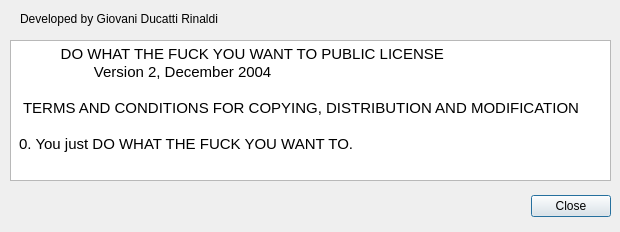
<?xml version="1.0" encoding="UTF-8"?>
<ui version="4.0">
 <class>DialogAbout</class>
 <widget class="QDialog" name="DialogAbout">
  <property name="geometry">
   <rect>
    <x>0</x>
    <y>0</y>
    <width>620</width>
    <height>232</height>
   </rect>
  </property>
  <property name="windowTitle">
   <string>About</string>
  </property>
  <widget class="QDialogButtonBox" name="buttonBox_2">
   <property name="geometry">
    <rect>
     <x>270</x>
     <y>190</y>
     <width>341</width>
     <height>32</height>
    </rect>
   </property>
   <property name="orientation">
    <enum>Qt::Horizontal</enum>
   </property>
   <property name="standardButtons">
    <set>QDialogButtonBox::Close</set>
   </property>
  </widget>
  <widget class="QLabel" name="label">
   <property name="geometry">
    <rect>
     <x>20</x>
     <y>10</y>
     <width>581</width>
     <height>17</height>
    </rect>
   </property>
   <property name="text">
    <string>Developed by Giovani Ducatti Rinaldi &lt;gdrinaldi@inf.ufrgs.br&gt;</string>
   </property>
  </widget>
  <widget class="QTextBrowser" name="textBrowser">
   <property name="geometry">
    <rect>
     <x>10</x>
     <y>40</y>
     <width>601</width>
     <height>141</height>
    </rect>
   </property>
   <property name="html">
    <string>&lt;!DOCTYPE HTML PUBLIC &quot;-//W3C//DTD HTML 4.0//EN&quot; &quot;http://www.w3.org/TR/REC-html40/strict.dtd&quot;&gt;
&lt;html&gt;&lt;head&gt;&lt;meta name=&quot;qrichtext&quot; content=&quot;1&quot; /&gt;&lt;style type=&quot;text/css&quot;&gt;
p, li { white-space: pre-wrap; }
&lt;/style&gt;&lt;/head&gt;&lt;body style=&quot; font-family:'Ubuntu'; font-size:11pt; font-weight:400; font-style:normal;&quot;&gt;
&lt;p style=&quot; margin-top:12px; margin-bottom:0px; margin-left:0px; margin-right:0px; -qt-block-indent:0; text-indent:0px;&quot;&gt;&lt;span style=&quot; font-family:'Courier New,courier';&quot;&gt;           DO WHAT THE FUCK YOU WANT TO PUBLIC LICENSE&lt;/span&gt;&lt;/p&gt;
&lt;p style=&quot; margin-top:0px; margin-bottom:0px; margin-left:0px; margin-right:0px; -qt-block-indent:0; text-indent:0px;&quot;&gt;&lt;span style=&quot; font-family:'Courier New,courier';&quot;&gt;                   Version 2, December 2004&lt;/span&gt;&lt;/p&gt;
&lt;p style=&quot;-qt-paragraph-type:empty; margin-top:0px; margin-bottom:0px; margin-left:0px; margin-right:0px; -qt-block-indent:0; text-indent:0px; font-family:'Courier New,courier';&quot;&gt;&lt;/p&gt;
&lt;p style=&quot; margin-top:0px; margin-bottom:0px; margin-left:0px; margin-right:0px; -qt-block-indent:0; text-indent:0px;&quot;&gt;&lt;span style=&quot; font-family:'Courier New,courier';&quot;&gt;  TERMS AND CONDITIONS FOR COPYING, DISTRIBUTION AND MODIFICATION&lt;/span&gt;&lt;/p&gt;
&lt;p style=&quot;-qt-paragraph-type:empty; margin-top:0px; margin-bottom:0px; margin-left:0px; margin-right:0px; -qt-block-indent:0; text-indent:0px; font-family:'Courier New,courier';&quot;&gt;&lt;/p&gt;
&lt;p style=&quot; margin-top:0px; margin-bottom:12px; margin-left:0px; margin-right:0px; -qt-block-indent:0; text-indent:0px;&quot;&gt;&lt;span style=&quot; font-family:'Courier New,courier';&quot;&gt; 0. You just DO WHAT THE FUCK YOU WANT TO.&lt;/span&gt;&lt;/p&gt;&lt;/body&gt;&lt;/html&gt;</string>
   </property>
  </widget>
 </widget>
 <resources/>
 <connections/>
</ui>
